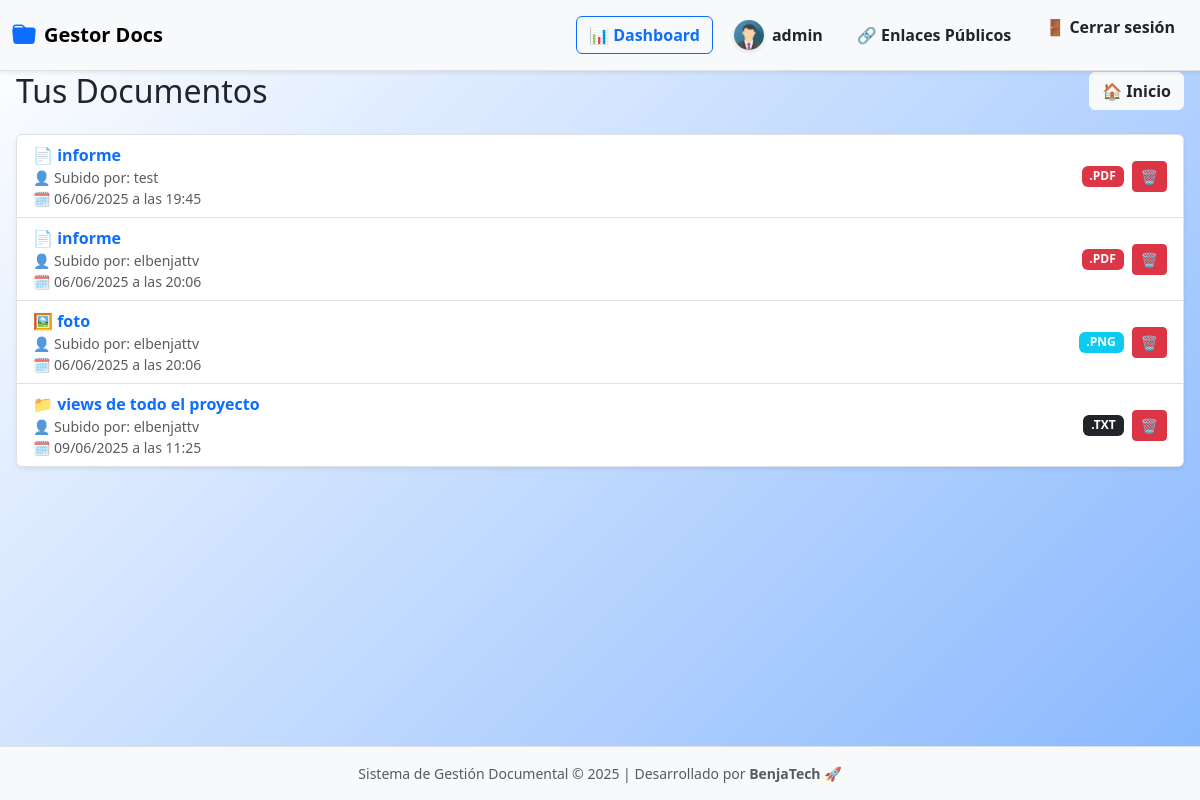
Page /documentos/lista/ (signed in) on the earlier database version.
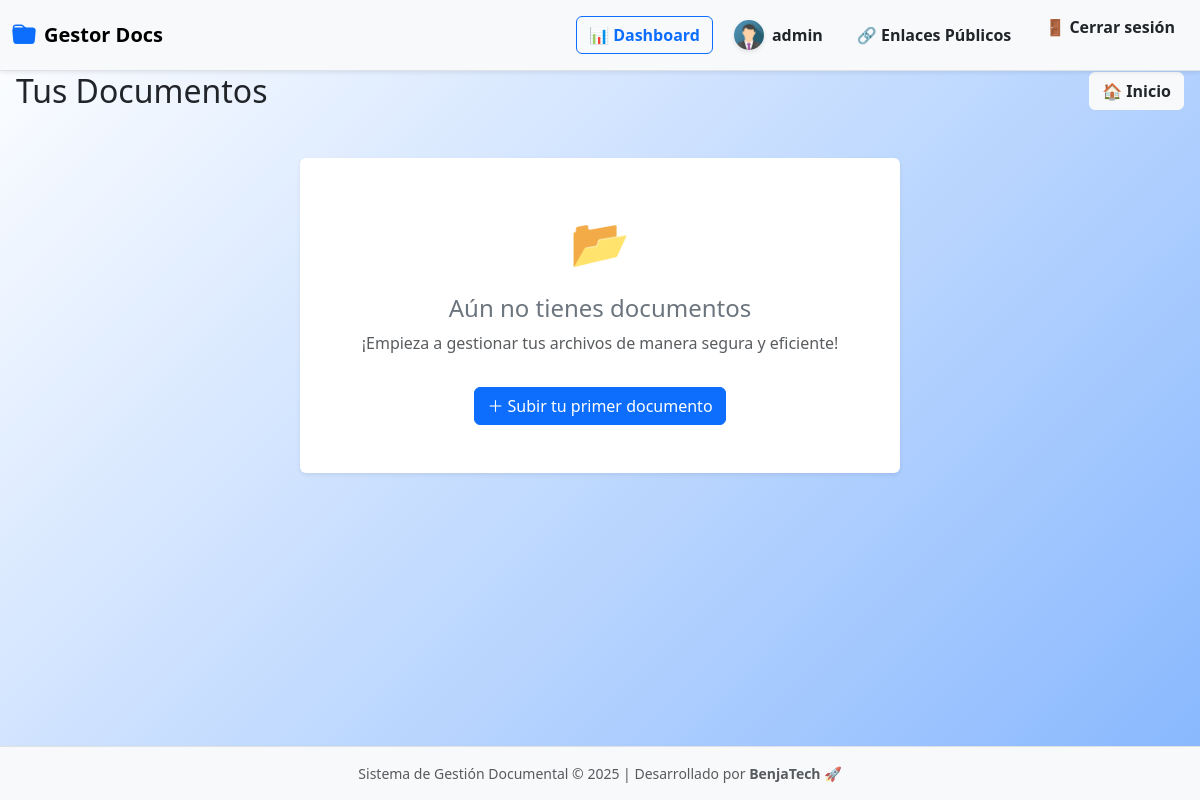
Same page on the later database version.
### documentos/models.py (models this page shows, shortened)
class Documento(models.Model):
    nombre = models.CharField(max_length=200)
    archivo = models.FileField(upload_to='documentos/')
    etiquetas = models.CharField(max_length=100, blank=True)
    fecha_subida = models.DateTimeField(auto_now_add=True)
    usuario = models.ForeignKey(User, on_delete=models.CASCADE)
    enlace_publico = models.UUIDField(default=uuid.uuid4, unique=True, editable=False, null=True, blank=True)
    expiracion_enlace = models.DateTimeField(blank=True, null=True)
    fecha_expiracion = models.DateTimeField(null=True, blank=True)
    activo = models.BooleanField(default=True)
    size = models.PositiveIntegerField(blank=True, null=True)  # tamaño en KB
    is_shared = models.BooleanField(default=False)             # si el documento fue compartido

### documentos/views.py (the view)
# urls.py: path('lista/', views.listar_documentos, name='lista'),
@login_required
def listar_documentos(request):
    documentos = Documento.objects.all() if request.user.is_superuser else Documento.objects.filter(usuario=request.user)
    for doc in documentos:
        doc.etiquetas_lista = [e.strip() for e in doc.etiquetas.split(',')] if doc.etiquetas else []
    return render(request, 'documentos/lista.html', {'documentos': documentos})

### documentos/templates/documentos/lista.html (shortened to what this page needs)
{% extends 'documentos/base.html' %}
{% load etiquetas_tags %}
{% block body_class %}dashboard-personal{% endblock %}
{% block content %}
<div class="header d-flex justify-content-between align-items-center flex-wrap gap-3 mb-4">
  <h2 class="mb-0">Tus Documentos </h2>
  <a href="{% url 'documentos:home' %}" class="btn btn-light text-dark fw-semibold d-flex align-items-center justify-content-center">🏠 Inicio</a>
</div>
{% if documentos %}
  <ul class="list-group shadow-sm">
    {% for doc in documentos %}
      <li id="doc-{{ doc.id }}" class="list-group-item d-flex justify-content-between align-items-center flex-wrap gap-3">
        <div class="flex-grow-1">
          {% with ext=doc.archivo.name|slice:"-4:"|lower %}
            {% if ext == ".pdf" %}
              📄
            {% elif ext == ".doc" or ext == "docx" %}
              📝
            {% elif ext == ".xls" or ext == "xlsx" %}
              📊
            {% elif ext == ".png" or ext == ".jpg" %}
              🖼️
            {% else %}
              📁
            {% endif %}
          {% endwith %}
          <a href="{% url 'documentos:previsualizar' doc.id %}" class="fw-semibold text-decoration-none text-primary">
            {{ doc.nombre }}
          </a>
          <br>
          <small class="text-muted">👤 Subido por: {{ doc.usuario.username }}</small><br>
          <small class="text-muted">🗓️ {{ doc.fecha_subida|date:"d/m/Y" }} a las {{ doc.fecha_subida|date:"H:i" }}</small>
        </div>
        <div class="d-flex align-items-center gap-2">
          {% with ext=doc.archivo.name|slice:"-4:"|upper %}
            {% if ext == ".PDF" %}
              <span class="badge bg-danger">{{ ext }}</span>
            {% elif ext == ".JPG" or ext == ".PNG" %}
              <span class="badge bg-info">{{ ext }}</span>
            {% elif ext == ".DOC" or ext == "XLSX" %}
              <span class="badge bg-warning text-dark">{{ ext }}</span>
            {% else %}
              <span class="badge bg-dark">{{ ext }}</span>
            {% endif %}
          {% endwith %}
          <button class="btn btn-sm btn-danger"
                  data-bs-toggle="modal"
                  data-bs-target="#confirmDeleteModal"
                  onclick="prepareDelete({{ doc.id }}, '{{ doc.nombre|escapejs }}')"
                  title="Eliminar documento">
            🗑️
          </button>
        </div>
      </li>
    {% endfor %}
  </ul>
{% else %}
  <div class="text-center p-5 bg-white rounded shadow-sm mt-5" style="max-width: 600px; margin: auto;">
    <div style="font-size: 48px; color: #6c757d;">📂</div>
    <h4 class="mt-3 text-secondary">Aún no tienes documentos</h4>
    <p class="text-muted">¡Empieza a gestionar tus archivos de manera segura y eficiente!</p>
    <a href="{% url 'documentos:subir' %}" class="btn btn-primary mt-3">
      ＋ Subir tu primer documento
    </a>
  </div>
{% endif %}
<div class="toast-container position-fixed bottom-0 end-0 p-3">
</div>
{% endblock %}

Differences in the rows shown:
removed Documento: nombre "informe", usuario.username "test", fecha_subida "06/06/2025", fecha_subida "19:45", archivo ".PDF"
removed Documento: nombre "informe", usuario.username "elbenjattv", fecha_subida "06/06/2025", fecha_subida "20:06", archivo ".PDF"
removed Documento: nombre "foto", usuario.username "elbenjattv", fecha_subida "06/06/2025", fecha_subida "20:06", archivo ".PNG"
removed Documento: nombre "views de todo el proyecto", usuario.username "elbenjattv", fecha_subida "09/06/2025", fecha_subida "11:25", archivo ".TXT"
Other differences:
text now shown: "📂 Aún no tienes documentos ¡Empieza a gestionar tus archivos de manera segura y eficiente! ＋ Subir tu primer documento"
